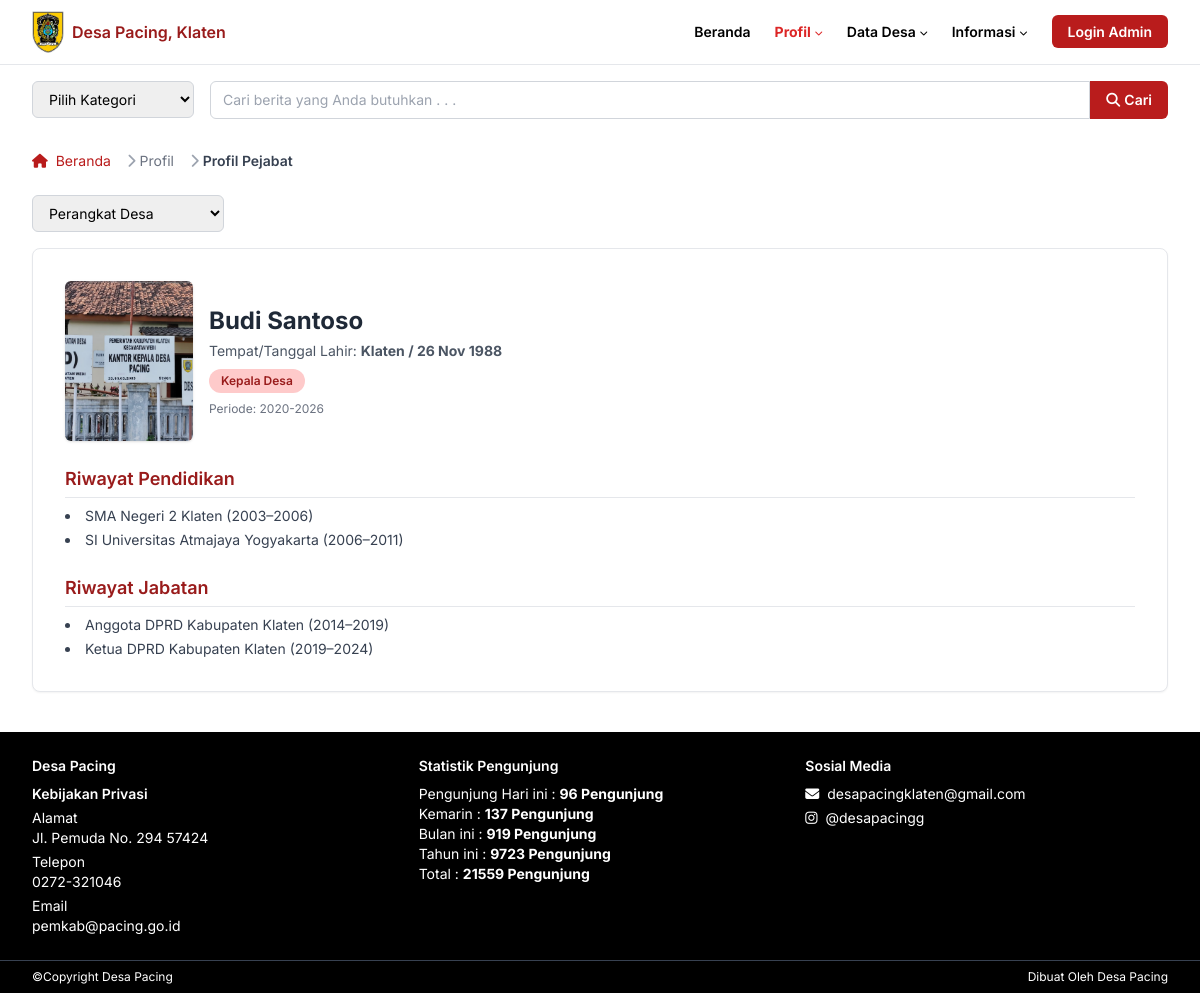
/profil.php, run on the app's committed database.
### tables this page shows
CREATE TABLE `pejabat` (
  `id` int(11) NOT NULL,
  `nama` varchar(100) NOT NULL,
  `gambar` varchar(255) DEFAULT NULL,
  `tempat_lahir` varchar(100) NOT NULL,
  `tanggal_lahir` date NOT NULL,
  `jabatan` varchar(100) NOT NULL,
  `periode` varchar(20) NOT NULL,
  `kategori` varchar(50) NOT NULL,
  `riwayat_pendidikan` text DEFAULT NULL,
  `riwayat_jabatan` text DEFAULT NULL
);

### profil.php (the view, shortened to what this page needs)
<?php
include 'php/db.php';
$pejabat = [];
$q = $konek->query("SELECT * FROM pejabat ORDER BY kategori, id ASC");
if ($q) {
  while ($row = $q->fetch_assoc()) {
    $pejabat[$row['kategori']][] = $row;
  }
}
$kategori_list = [
  'Perangkat Desa', 'BPD', 'Karang Taruna', 'BUMDes', 'KDMP', 'Kelompok Tani', 'PKK', 'RT/RW'
];
?>
<html class="scroll-smooth" lang="id">
  <head>
    <script src="https://cdn.tailwindcss.com"></script>
    <link
      href="https://cdnjs.cloudflare.com/ajax/libs/font-awesome/5.15.3/css/all.min.css"
      rel="stylesheet"
    />
    <link href="css/style.css" rel="stylesheet" />
  </head>
  <body class="bg-white text-black">
    <header class="border-b border-gray-200">
      <div class="max-w-[1280px] mx-auto px-4 sm:px-6 lg:px-8">
        <nav
          aria-label="Primary Navigation"
          class="flex items-center justify-between h-16 text-xs sm:text-sm font-semibold"
        >
          <div class="flex items-center space-x-2">
            <img
              alt="Logo Pemerintah Desa Pacing"
              class="block"
              height="32"
              src="assets/klaten.jpg"
              width="32"
            />
            <span class="text-red-800 text-base">Desa Pacing, Klaten</span>
          </div>
          <ul
            class="hidden md:flex items-center space-x-6 text-xs sm:text-sm font-semibold"
          >
            <li>
              <a class="hover:text-gray-700" href="index.php">Beranda</a>
            </li>
            <li class="relative group active">
              <button
                class="flex items-center space-x-1 hover:text-gray-700 focus:outline-none"
              >
                <span>Profil</span>
                <i class="fas fa-chevron-down text-[8px] mt-[2px]"></i>
              </button>
            </li>
            <li class="relative group">
              <button
                class="flex items-center space-x-1 hover:text-gray-700 focus:outline-none"
              >
                <span>Data Desa</span>
                <i class="fas fa-chevron-down text-[8px] mt-[2px]"></i>
              </button>
            </li>
            <li class="relative group">
              <button
                class="flex items-center space-x-1 hover:text-gray-700 focus:outline-none"
              >
                <span>Informasi</span>
                <i class="fas fa-chevron-down text-[8px] mt-[2px]"></i>
              </button>
            </li>
            <li>
              <a
                href="admin/login.php"
                class="px-4 py-2 bg-red-700 text-white rounded-md hover:bg-red-900 transition duration-300"
              >
                Login Admin
              </a>
            </li>
          </ul>
        </nav>
      </div>
    </header>
    <section class="max-w-[1280px] mx-auto px-4 sm:px-6 lg:px-8 mt-4">
      <div
        class="flex flex-col sm:flex-row items-center sm:items-stretch gap-3 sm:gap-4"
      >
        <div class="w-full sm:w-48">
          <select
            id="kategori-berita"
            data-jump="page"
            aria-label="Pilih kategori berita"
            class="w-full border border-gray-300 rounded-md text-xs sm:text-sm py-2 px-3 focus:outline-none focus:ring-2 focus:ring-red-700"
          >
            <option value="" disabled selected>Pilih Kategori</option>
          </select>
        </div>
        <form
          aria-label="Cari berita"
          class="flex flex-grow sm:flex-row w-full"
          role="search"
        >
          <input
            aria-label="Cari berita"
            class="flex-grow border border-gray-300 rounded-l-md text-xs sm:text-sm py-2 px-3 focus:outline-none focus:ring-2 focus:ring-red-700"
            placeholder="Cari berita yang Anda butuhkan . . ."
            type="search"
          />
          <button
            aria-label="Cari"
            class="bg-red-700 hover:bg-red-900 text-white text-xs sm:text-sm font-semibold px-4 rounded-r-md flex items-center justify-center"
            type="submit"
          >
            <i class="fas fa-search mr-1"></i>
            Cari
          </button>
        </form>
      </div>
    </section>
    <section class="max-w-[1280px] mx-auto px-4 sm:px-6 lg:px-8 mt-4">
      <nav
        class="flex text-xs sm:text-sm text-gray-600"
        aria-label="Breadcrumb"
      >
        <ol class="inline-flex items-center space-x-1 md:space-x-3">
          <li class="inline-flex items-center">
            <a href="index.php" class="text-red-700 hover:text-red-800">
              <i class="fas fa-home mr-1"></i>
              Beranda
            </a>
          </li>
          <li>
            <div class="flex items-center">
              <i class="fas fa-chevron-right text-gray-400 mx-1"></i>
              <span class="text-gray-500">Profil</span>
            </div>
          </li>
          <li>
            <div class="flex items-center">
              <i class="fas fa-chevron-right text-gray-400 mx-1"></i>
              <span class="text-gray-700 font-semibold">Profil Pejabat</span>
            </div>
          </li>
        </ol>
      </nav>
    </section>
    <main class="max-w-[1280px] mx-auto px-4 sm:px-6 lg:px-8 mt-6">
      <div class="w-full sm:w-48 mb-4">
        <select
          id="kategori-pejabat"
          aria-label="Pilih kategori pejabat"
          class="w-full border border-gray-300 rounded-md text-xs sm:text-sm py-2 px-3 focus:outline-none focus:ring-2 focus:ring-red-700"
        >
<?php foreach($kategori_list as $kat): ?>
          <option value="<?php echo $kat; ?>"><?php echo $kat; ?></option>
<?php endforeach; ?>
        </select>
      </div>
      <div id="pejabat-list">
<?php foreach($kategori_list as $kat): ?>
        <div class="pejabat-kategori" data-kategori="<?php echo $kat; ?>" style="display:none;">
<?php if(!empty($pejabat[$kat])): foreach($pejabat[$kat] as $p): ?>
          <div class="bg-white rounded-lg shadow-sm border border-gray-200 p-6 sm:p-8 mb-6">
            <div class="flex flex-col sm:flex-row sm:items-center sm:justify-between mb-6">
              <div class="flex items-center space-x-4">
                <img src="assets/<?php echo htmlspecialchars($p['gambar'] ?: 'slider1.jpg'); ?>" alt="Foto Pejabat" class="w-32 h-40 rounded-md object-cover shadow" />
                <div>
                  <h2 class="text-2xl font-bold text-gray-800"><?php echo htmlspecialchars($p['nama']); ?></h2>
                  <p class="text-sm text-gray-600 mt-1">Tempat/Tanggal Lahir: <strong><?php echo htmlspecialchars($p['tempat_lahir']); ?> / <?php echo date('d M Y', strtotime($p['tanggal_lahir'])); ?></strong></p>
                  <div class="mt-2 flex gap-2">
                    <span class="bg-red-200 text-red-800 px-3 py-1 rounded-full text-xs font-semibold"><?php echo htmlspecialchars($p['jabatan']); ?></span>
                  </div>
                  <div class="mt-2 text-xs text-gray-500">Periode: <?php echo htmlspecialchars($p['periode']); ?></div>
                </div>
              </div>
            </div>
            <div class="mb-6">
              <h3 class="text-lg font-semibold text-red-800 border-b pb-1 mb-2">Riwayat Pendidikan</h3>
              <ul class="list-disc list-inside text-sm text-gray-700 space-y-1">
                <?php foreach(explode("\n", $p['riwayat_pendidikan']) as $rp): ?>
                  <li><?php echo htmlspecialchars($rp); ?></li>
                <?php endforeach; ?>
              </ul>
            </div>
            <div>
              <h3 class="text-lg font-semibold text-red-800 border-b pb-1 mb-2">Riwayat Jabatan</h3>
              <ul class="list-disc list-inside text-sm text-gray-700 space-y-1">
                <?php foreach(explode("\n", $p['riwayat_jabatan']) as $rj): ?>
                  <li><?php echo htmlspecialchars($rj); ?></li>
                <?php endforeach; ?>
              </ul>
            </div>
          </div>
<?php endforeach; else: ?>
          <div class="text-gray-500">Belum ada data pejabat untuk kategori ini.</div>
<?php endif; ?>
        </div>
<?php endforeach; ?>
      </div>
    </main>
    <footer class="bg-black text-white text-xs sm:text-sm mt-10">
      <div
        class="max-w-[1280px] mx-auto px-4 sm:px-6 lg:px-8 py-6 grid grid-cols-1 md:grid-cols-3 gap-6"
      >
        <div>
          <h4 class="font-semibold mb-2">Desa Pacing</h4>
          <h5 class="font-semibold mb-1">Kebijakan Privasi</h5>
          <address class="not-italic mb-1">
            Alamat
            <br />
            Jl. Pemuda No. 294 57424
          </address>
          <p class="mb-1">
            Telepon
            <br />
            <a class="hover:underline" href="tel:0272321046"> 0272-321046 </a>
          </p>
          <p>
            Email
            <br />
            <a class="hover:underline" href="mailto:pemkab@pacing.go.id">
              pemkab@pacing.go.id
            </a>
          </p>
        </div>
        <div>
          <h4 class="font-semibold mb-2">Statistik Pengunjung</h4>
          <p>
            Pengunjung Hari ini :
            <strong> 96 Pengunjung </strong>
            <br />
            Kemarin :
            <strong> 137 Pengunjung </strong>
            <br />
            Bulan ini :
            <strong> 919 Pengunjung </strong>
            <br />
            Tahun ini :
            <strong> 9723 Pengunjung </strong>
            <br />
            Total :
            <strong> 21559 Pengunjung </strong>
          </p>
        </div>
        <div>
          <h4 class="font-semibold mb-2">Sosial Media</h4>
          <ul class="space-y-1">
            <li>
              <a href="mailto:desapacingklaten@gmail.com" class="hover:underline">
                <i class="fas fa-envelope mr-1"></i> desapacingklaten@gmail.com
              </a>
            </li>
            <li>
              <a href="https://instagram.com/desapacingg" target="_blank" class="hover:underline">
                <i class="fab fa-instagram mr-1"></i> @desapacingg
              </a>
            </li>
          </ul>
        </div>
      </div>
      <div
        class="max-w-[1280px] mx-auto px-4 sm:px-6 lg:px-8 py-2 border-t border-gray-700 flex justify-between text-[10px] sm:text-xs"
      >
        <p>©Copyright Desa Pacing</p>
        <p>Dibuat Oleh Desa Pacing</p>
      </div>
    </footer>
  </body>
</html>

### css/style.css (style rules this page uses)
nav[aria-label="Primary Navigation"] > ul > li > a, nav[aria-label="Primary Navigation"] > ul > li > button { transition: color 0.2s; }
nav[aria-label="Primary Navigation"] > ul > li.active > a, nav[aria-label="Primary Navigation"] > ul > li.active > button { color: #dc2626 !important; background: none !important; }

### profil.php (style rules this page uses)
body { font-family: "Inter", sans-serif; }

### data on the page
pejabat: gambar (picture), nama "Budi Santoso", tempat_lahir "Klaten", tanggal_lahir "26 Nov 1988", jabatan "Kepala Desa", periode "2020-2026", riwayat_pendidikan "SMA Negeri 2 Klaten (2003–2006)", riwayat_pendidikan "SI Universitas Atmajaya Yogyakarta (2006–2011)", riwayat_jabatan "Anggota DPRD Kabupaten Klaten (2014–2019)", riwayat_jabatan "Ketua DPRD Kabupaten Klaten (2019–2024)"

### other printed values
form field value "Perangkat Desa"
